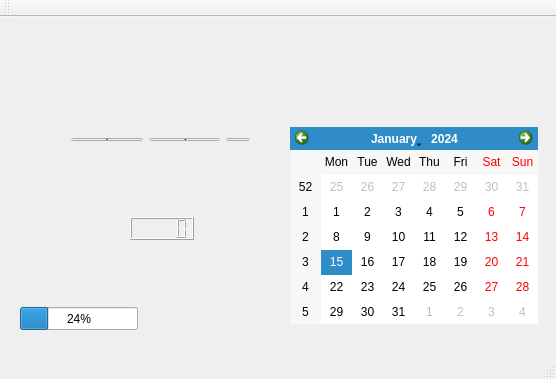
<?xml version="1.0" encoding="UTF-8"?>
<ui version="4.0">
 <class>testClass</class>
 <widget class="QMainWindow" name="testClass">
  <property name="geometry">
   <rect>
    <x>0</x>
    <y>0</y>
    <width>556</width>
    <height>379</height>
   </rect>
  </property>
  <property name="windowTitle">
   <string>test</string>
  </property>
  <widget class="QWidget" name="centralWidget">
   <widget class="QLCDNumber" name="lcdNumber">
    <property name="geometry">
     <rect>
      <x>130</x>
      <y>200</y>
      <width>64</width>
      <height>23</height>
     </rect>
    </property>
   </widget>
   <widget class="QCalendarWidget" name="calendarWidget">
    <property name="geometry">
     <rect>
      <x>290</x>
      <y>110</y>
      <width>248</width>
      <height>197</height>
     </rect>
    </property>
   </widget>
   <widget class="QProgressBar" name="progressBar">
    <property name="geometry">
     <rect>
      <x>20</x>
      <y>290</y>
      <width>118</width>
      <height>23</height>
     </rect>
    </property>
    <property name="value">
     <number>24</number>
    </property>
   </widget>
   <widget class="QWidget" name="">
    <property name="geometry">
     <rect>
      <x>60</x>
      <y>110</y>
      <width>201</width>
      <height>25</height>
     </rect>
    </property>
    <layout class="QHBoxLayout" name="horizontalLayout">
     <item>
      <widget class="QPushButton" name="pushButton">
       <property name="text">
        <string>1</string>
       </property>
      </widget>
     </item>
     <item>
      <widget class="QPushButton" name="pushButton_2">
       <property name="text">
        <string>2</string>
       </property>
      </widget>
     </item>
     <item>
      <widget class="QToolButton" name="toolButton">
       <property name="text">
        <string>...</string>
       </property>
      </widget>
     </item>
    </layout>
   </widget>
   <widget class="QWidget" name="">
    <property name="geometry">
     <rect>
      <x>60</x>
      <y>80</y>
      <width>420</width>
      <height>22</height>
     </rect>
    </property>
    <layout class="QHBoxLayout" name="horizontalLayout_2">
     <item>
      <widget class="QFontComboBox" name="fontComboBox"/>
     </item>
     <item>
      <widget class="QComboBox" name="comboBox"/>
     </item>
     <item>
      <widget class="QDateTimeEdit" name="dateTimeEdit"/>
     </item>
    </layout>
   </widget>
  </widget>
  <widget class="QMenuBar" name="menuBar">
   <property name="geometry">
    <rect>
     <x>0</x>
     <y>0</y>
     <width>556</width>
     <height>23</height>
    </rect>
   </property>
  </widget>
  <widget class="QToolBar" name="mainToolBar">
   <attribute name="toolBarArea">
    <enum>TopToolBarArea</enum>
   </attribute>
   <attribute name="toolBarBreak">
    <bool>false</bool>
   </attribute>
  </widget>
  <widget class="QStatusBar" name="statusBar"/>
 </widget>
 <layoutdefault spacing="6" margin="11"/>
 <resources>
  <include location="test.qrc"/>
 </resources>
 <connections/>
</ui>
